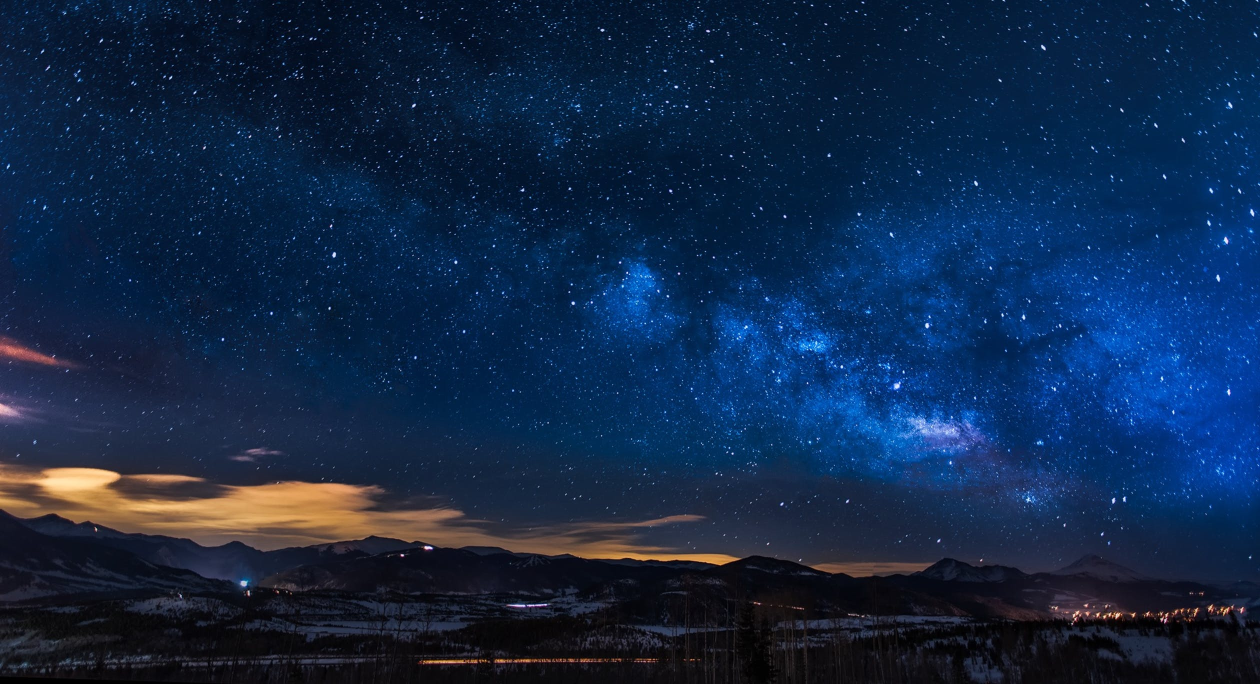
#> input picture source/gallery/imgs/milkyway.jpg, 2520 x 1368 px, found by its file name (shown at 1/2 size); its folder holds 2 pictures in this run
$ python thumbnail.py ../../../../../source/gallery/imgs   (older library calls are emulated)
#> lines starting #> are read from the running program, lines starting #| are printed output that depends on the picture
import os
import time
import sys
from PIL import Image


def compress(img, maxwidth=800, maxheight=800):
    w, h = img.size
    r = min(maxwidth / w, maxheight / h)
    new_w = int(w * r)
    new_h = int(h * r)
    return img.resize((new_w, new_h), Image.ANTIALIAS)


print("========thumbnail.py========")
gallery_dir = sys.argv[1]
print("gallery_dir = " + gallery_dir)
gallery_raw_imgs_dir = os.path.join(gallery_dir, "imgs")
imgs_list = list(sorted(os.listdir(gallery_raw_imgs_dir)))
print("imgs: ", imgs_list)
thumbnail_dir = os.path.join(gallery_dir, "thumbnails")
os.makedirs(thumbnail_dir, exist_ok=True)

for img_name in imgs_list:
    img_path = os.path.join(gallery_raw_imgs_dir, img_name)
    img = Image.open(img_path)
#> img is the input picture: PIL image 2520x1368 RGB; mean R, G, B 16.6, 39.1, 71.7
    compressed_img = compress(img)
#> in compress, `return img.resize((new_w, new_h), Image.ANTIALIAS)`:
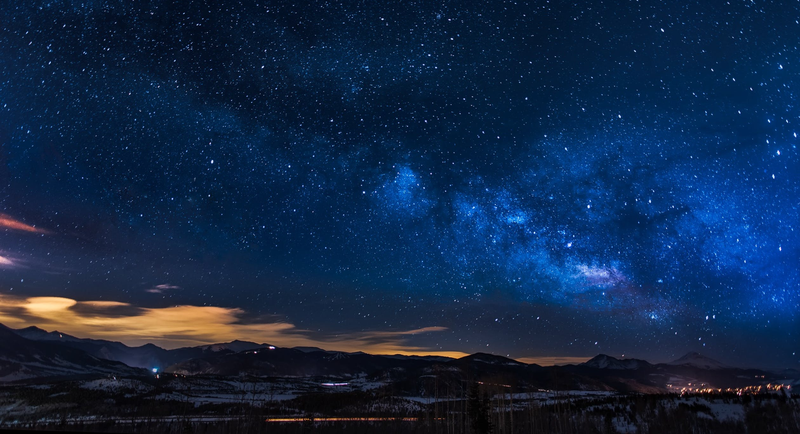
#> returned value: PIL image 800x434 RGB; mean R, G, B 16.7, 39.1, 71.7
    compressed_img.save(os.path.join(thumbnail_dir, img_name),
                        optimize=True,
                        quality=95)
#> pass 2 of the loop `for img_name in imgs_list:`:
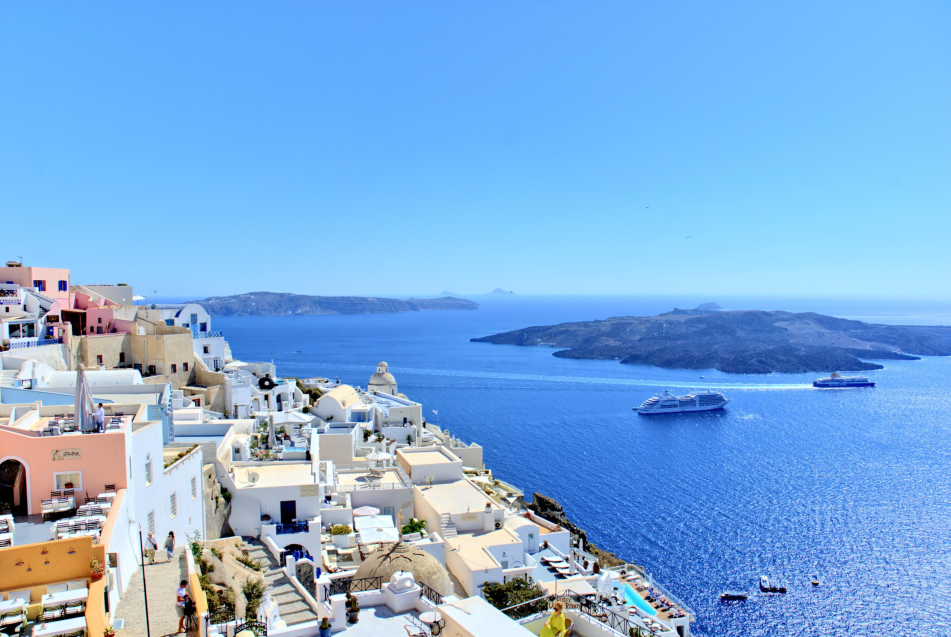
#> input picture source/gallery/imgs/santorini.jpg, 3801 x 2548 px, found by its file name (shown at 1/4 size)
#> img is the input picture: PIL image 3801x2548 RGB; mean R, G, B 124.8, 173.2, 222.6
#> in compress (call 2), `return img.resize((new_w, new_h), Image.ANTIALIAS)`:
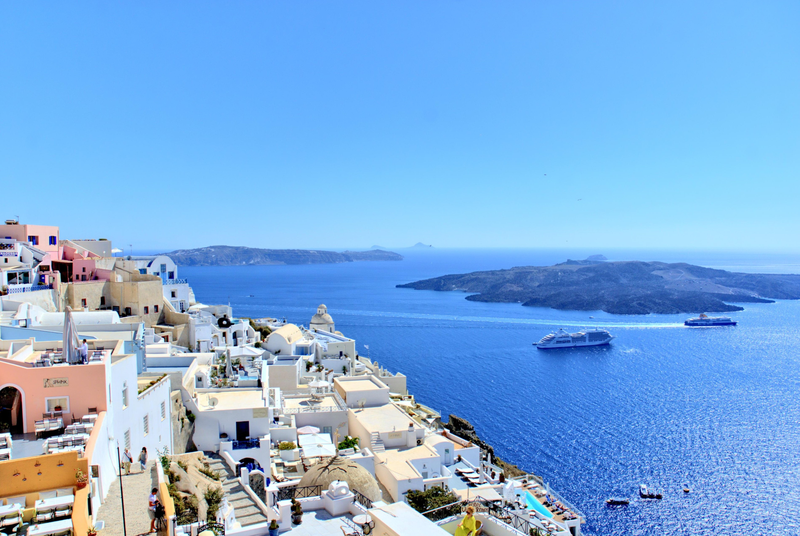
#> returned value: PIL image 800x536 RGB; mean R, G, B 124.9, 173.2, 222.6
